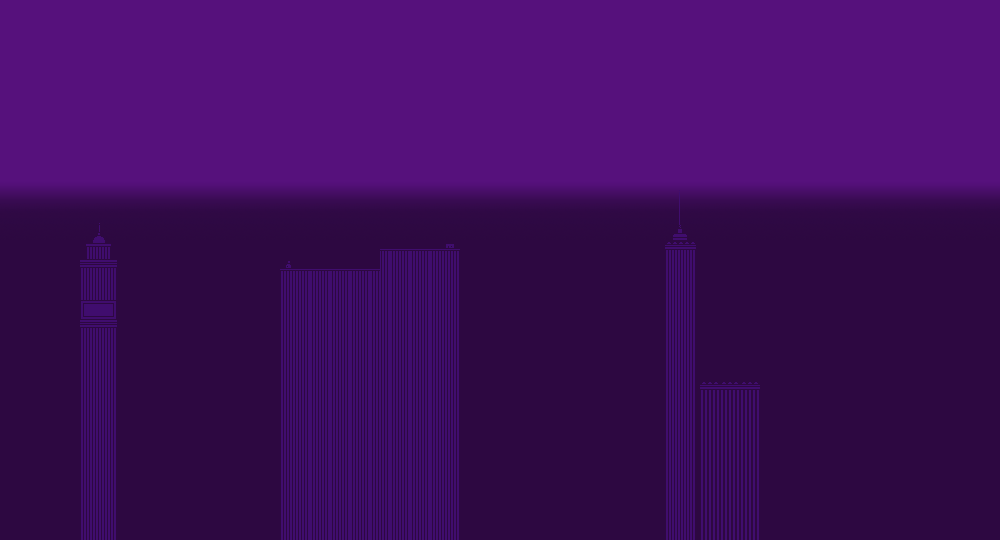

Below is a game level as drawn by its tile map, then a one-line description and the .tmx that defines it (tile-layer data replaced by summaries):
An orthogonal 50x27 tile map with 20x20 px tiles, 2 tile layers (bg, bg2).

<map version="1.0" orientation="orthogonal" width="50" height="27" tilewidth="20" tileheight="20">
 <tileset firstgid="1" name="bgtiles_newyork" tilewidth="20" tileheight="20">
  <image source="../../../../XNAModeContent/Lemonade/bgtiles_newyork.png" width="500" height="500" />
 </tileset>
 <layer name="bg" width="50" height="27">
  <data>[1350 cells, 1350 non-empty, 5 distinct tile ids]</data>
 </layer>
 <layer name="bg2" width="50" height="27">
  <data>[1350 cells, 880 non-empty, 33 distinct tile ids]</data>
 </layer>
</map>
